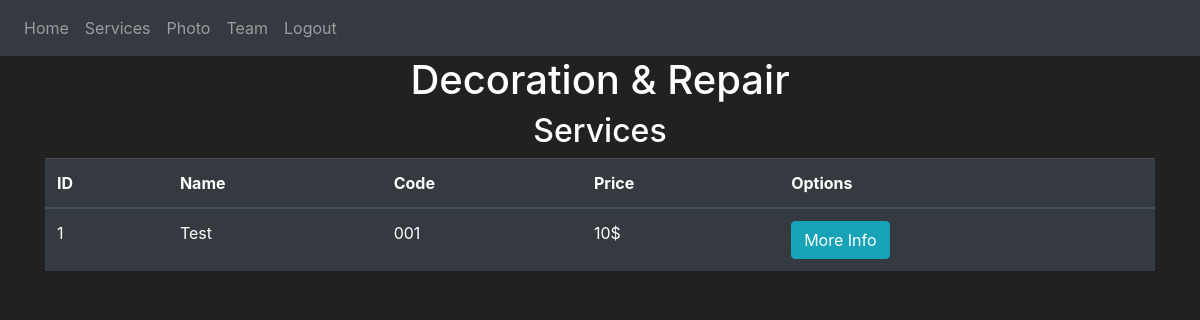
Page /services (signed in) on the earlier database version.
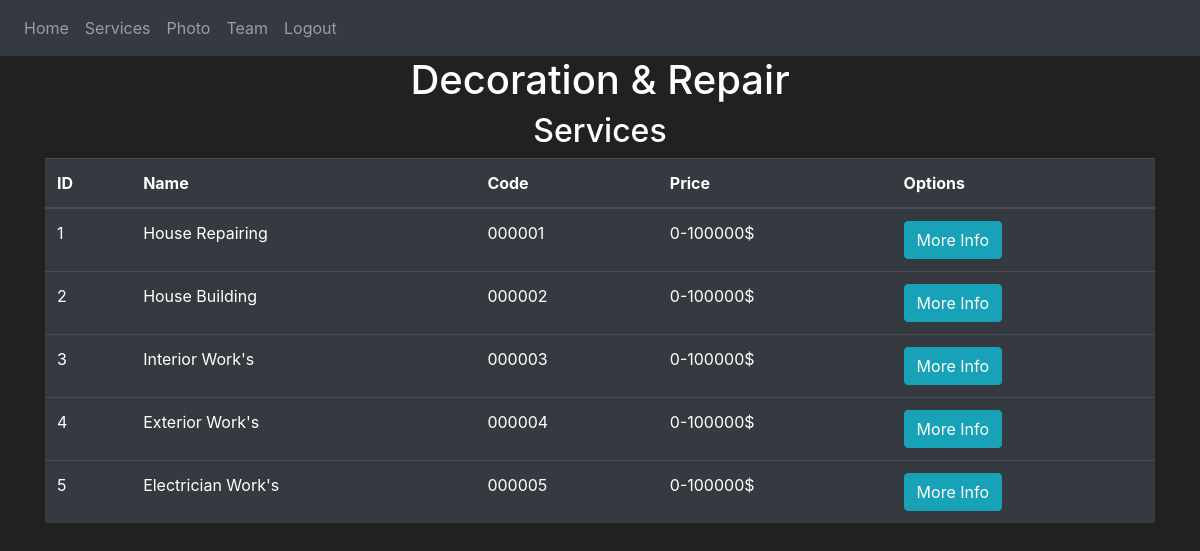
Same page on the later database version.
### website/models.py (models this page shows, shortened)
class Services(db.Model):
    id = db.Column(db.Integer(), primary_key=True)
    name = db.Column(db.String(length=30), nullable=False, unique=True)
    price = db.Column(db.Integer(), nullable=False)
    code = db.Column(db.String(length=12), nullable=False, unique=True)
    description = db.Column(db.String(length=1024), nullable=False, unique=True)

### website/views.py (the view)
@views.route('/services', methods=['GET', 'POST'])
@login_required
def services():
    services = Services.query.all()
    return render_template("services.html", services=services, user=current_user)

### website/__init__.py (called while the page is built)
def create_app():
    app = Flask(__name__)
    app.config['SECRET_KEY'] = 'hjshjhdjah kjshkjdhjs'
    app.config['SQLALCHEMY_DATABASE_URI'] = f'sqlite:///{DB_NAME}'
    db.init_app(app)
    from .views import views
    from .auth import auth
    app.register_blueprint(views, url_prefix='/')
    app.register_blueprint(auth, url_prefix='/')
    from .models import User
    with app.app_context():
        db.create_all()
    login_manager = LoginManager()
    login_manager.login_view = 'auth.login'
    login_manager.init_app(app)
    @login_manager.user_loader
    def load_user(id):
        return User.query.get(int(id))
    return app

### website/templates/services.html (shortened to what this page needs)
{% extends "base.html" %} {% block title %}Services{% endblock %} {% block content %}
<h1 align="center">Decoration & Repair</h1>
<h2 align="center">Services</h2>
<table class="table table-hover table-dark">
    <thead>
    <tr>
        <th scope="col">ID</th>
        <th scope="col">Name</th>
        <th scope="col">Code</th>
        <th scope="col">Price</th>
        <th scope="col">Options</th>
    </tr>
    </thead>
    <tbody>
    {% for item in services %}
    <tr>
        <td>{{ item.id }}</td>
        <td>{{ item.name }}</td>
        <td>{{ item.code }}</td>
        <td>{{ item.price }}$</td>
        <td>
            <button class="btn btn-outline btn-info" data-toggle="modal" data-target="#Modal-MoreInfo-{{ item.id }}">More Info</button>
        </td>
    </tr>
    {% endfor %}
    </tbody>
</table>
{% endblock %}

### website/templates/base.html (shortened to what this page needs)
<!DOCTYPE html>
<html>
  <head>
    <link
      rel="stylesheet"
      href="https://stackpath.bootstrapcdn.com/bootstrap/4.4.1/css/bootstrap.min.css"
    />
    <link
      rel="stylesheet"
      href="https://stackpath.bootstrapcdn.com/font-awesome/4.7.0/css/font-awesome.min.css"
    />
  </head>
  <body>
    <nav class="navbar navbar-expand-lg navbar-dark bg-dark">
      <div class="collapse navbar-collapse" id="navbar">
        <div class="navbar-nav">
          {% if user.is_authenticated %}
          <a class="nav-item nav-link" id="home" href="/">Home</a>
          <a class="nav-item nav-link" id="services" href="/services">Services</a>
          <a class="nav-item nav-link" id="photo" href="/photo">Photo</a>
          <a class="nav-item nav-link" id="team" href="/team">Team</a>
          <a class="nav-item nav-link" id="logout" href="/logout">Logout</a>
          {% else %}
          <a class="nav-item nav-link" id="login" href="/login">Login</a>
          <a class="nav-item nav-link" id="signUp" href="/sign-up">Sign Up</a>
          {% endif %}
        </div>
      </div>
    </nav>
    <div class="container">{% block content %} {% endblock %}</div>
  </body>
  <link rel="stylesheet" type="text/css" href="/static/styles/style.css">
</html>

### website/static/styles/style.css (style rules this page uses)
body { background-color: #212121; color: white }
.container { display: flex; flex-direction: column; align-items: center; }

Differences in the rows shown:
changed Services id 1: name "Test" → "House Repairing"; code "001" → "000001"; price "10" → "0-100000"
added Services: id "2", name "House Building", code "000002", price "0-100000"
added Services: id "3", name "Interior Work's", code "000003", price "0-100000"
added Services: id "4", name "Exterior Work's", code "000004", price "0-100000"
added Services: id "5", name "Electrician Work's", code "000005", price "0-100000"
